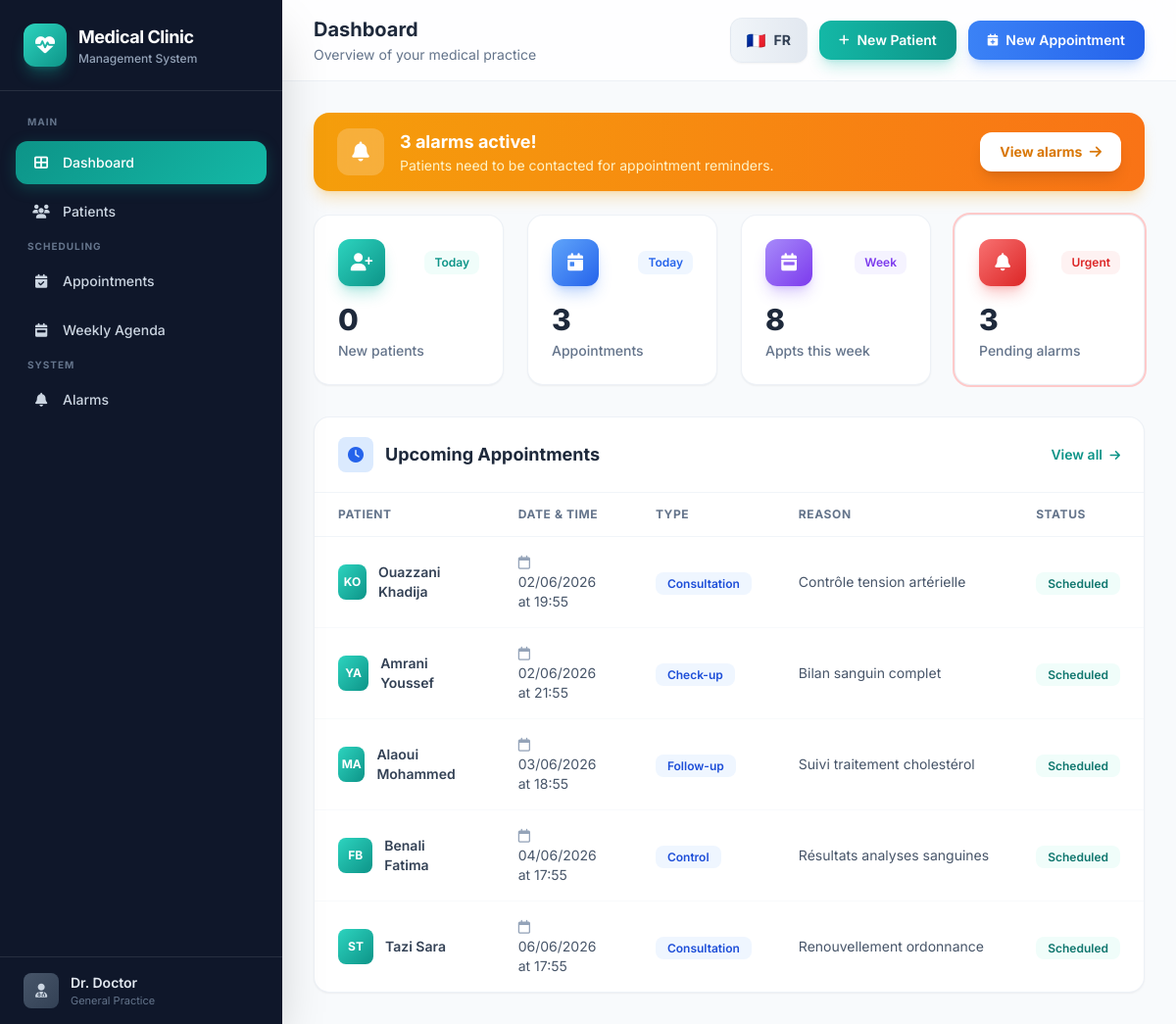
The page / on the database its author committed.
### clinic/models.py (models this page shows, shortened)
class Appointment(models.Model):
    TYPE_CHOICES = [
        ('Consultation', 'Consultation'),
        ('Check-up', 'Check-up'),
        ('Control', 'Control'),
        ('Emergency', 'Emergency'),
        ('Follow-up', 'Follow-up'),
    ]
    STATUS_CHOICES = [
        ('Scheduled', 'Scheduled'),
        ('Cancelled', 'Cancelled'),
        ('Completed', 'Completed'),
    ]
    objects = AppointmentManager()
    patient = models.ForeignKey(
        Patient,
        on_delete=models.CASCADE,
        related_name='appointments',
        verbose_name="Patient",
    )
    date_time = models.DateTimeField("Date and time")
    type = models.CharField(
        "Appointment type",
        max_length=20,
        choices=TYPE_CHOICES,
        default='Consultation',
    )
    reason = models.TextField("Reason")
    status = models.CharField(
        "Status",
        max_length=20,
        choices=STATUS_CHOICES,
        default='Scheduled',
    )
    contacted_for_reminder = models.BooleanField(
        "Contacted for reminder",
        default=False,
    )
    class Meta:
        verbose_name = "Appointment"
        verbose_name_plural = "Appointments"
        ordering = ['date_time']

class Patient(models.Model):
    BLOOD_GROUP_CHOICES = [
        ('A+', 'A+'),
        ('A-', 'A-'),
        ('B+', 'B+'),
        ('B-', 'B-'),
        ('AB+', 'AB+'),
        ('AB-', 'AB-'),
        ('O+', 'O+'),
        ('O-', 'O-'),
    ]
    first_name = models.CharField("First name", max_length=100)
    last_name = models.CharField("Last name", max_length=100)
    date_of_birth = models.DateField("Date of birth")
    cin = models.CharField("CIN", max_length=20, blank=True, null=True)
    phone = models.CharField("Phone", max_length=20)
    email = models.EmailField("Email", blank=True, null=True)
    address = models.TextField("Address", blank=True, null=True)
    city = models.CharField("City", max_length=100, blank=True, null=True)
    blood_group = models.CharField(
        "Blood group",
        max_length=5,
        choices=BLOOD_GROUP_CHOICES,
        blank=True,
        null=True,
    )
    allergies = models.TextField("Allergies", blank=True)
    chronic_diseases = models.TextField("Chronic diseases", blank=True)
    created_at = models.DateTimeField("Created at", auto_now_add=True)
    class Meta:
        verbose_name = "Patient"
        verbose_name_plural = "Patients"
        ordering = ['-created_at']
    @property
    def full_name(self):
        return f"{self.last_name} {self.first_name}"

### clinic/views.py (the view)
# urls.py: path('', views.dashboard, name='dashboard'),
def dashboard(request):
    today = timezone.localdate()
    start_of_week = today - timedelta(days=today.weekday())
    end_of_week = start_of_week + timedelta(days=6)
    total_patients_today = Patient.objects.filter(
        created_at__date=today,
    ).count()
    total_appointments_today = Appointment.objects.filter(
        date_time__date=today,
    ).count()
    total_appointments_week = Appointment.objects.filter(
        date_time__date__gte=start_of_week,
        date_time__date__lte=end_of_week,
    ).count()
    pending_alarms = Appointment.objects.get_pending_alarms()
    alarm_count = pending_alarms.count()
    upcoming_appointments = Appointment.objects.filter(
        date_time__gte=timezone.now(),
        status='Scheduled',
    ).select_related('patient')[:10]
    context = {
        'total_patients_today': total_patients_today,
        'total_appointments_today': total_appointments_today,
        'total_appointments_week': total_appointments_week,
        'alarm_count': alarm_count,
        'upcoming_appointments': upcoming_appointments,
    }
    return render(request, 'clinic/dashboard.html', context)

### clinic/models.py (called while the page is built)
    def get_pending_alarms(self):
        now = timezone.now()
        limit_date = timezone.localdate() + timezone.timedelta(days=2)
        return self.filter(
            date_time__gte=now,
            date_time__date__lte=limit_date,
            contacted_for_reminder=False,
            status='Scheduled',
        ).select_related('patient')

### clinic/templates/clinic/dashboard.html (shortened to what this page needs)
{% extends "clinic/base.html" %}
{% load i18n %}
{% block page_title %}{% trans "Dashboard" %}{% endblock %}
{% block page_subtitle %}{% trans "Overview of your medical practice" %}{% endblock %}
{% block content %}
{% if alarm_count > 0 %}
<div class="mb-6 fade-in">
    <div class="flex items-center gap-4 px-6 py-4 bg-gradient-to-r from-amber-500 to-orange-500 rounded-2xl shadow-lg shadow-amber-500/25">
        <div class="w-12 h-12 bg-white/20 backdrop-blur rounded-xl flex items-center justify-center">
            <i class="fas fa-bell text-white text-xl animate-bounce"></i>
        </div>
        <div class="flex-1">
            <h3 class="text-white font-bold text-lg">
            </h3>
            <p class="text-amber-100 text-sm">{% trans "Patients need to be contacted for appointment reminders." %}</p>
        </div>
        <a href="{% url 'alarm_list' %}" class="px-5 py-2.5 bg-white text-amber-600 rounded-xl text-sm font-bold hover:bg-amber-50 transition-all duration-200 shadow-lg">
            {% trans "View alarms" %} <i class="fas fa-arrow-right ml-1"></i>
        </a>
    </div>
</div>
{% endif %}
<div class="grid grid-cols-1 md:grid-cols-2 lg:grid-cols-4 gap-6 mb-8">
    <div class="stat-card bg-white rounded-2xl p-6 border border-slate-200/60 shadow-sm fade-in fade-in-delay-1">
        <div class="flex items-center justify-between mb-4">
            <div class="w-12 h-12 bg-gradient-to-br from-teal-400 to-teal-600 rounded-xl flex items-center justify-center shadow-lg shadow-teal-500/30">
                <i class="fas fa-user-plus text-white text-lg"></i>
            </div>
            <span class="text-xs font-semibold text-teal-600 bg-teal-50 px-2.5 py-1 rounded-lg">{% trans "Today" %}</span>
        </div>
        <p class="text-3xl font-extrabold text-slate-800">{{ total_patients_today }}</p>
        <p class="text-sm text-slate-500 mt-1 font-medium">{% trans "New patients" %}</p>
    </div>
    <div class="stat-card bg-white rounded-2xl p-6 border border-slate-200/60 shadow-sm fade-in fade-in-delay-2">
        <div class="flex items-center justify-between mb-4">
            <div class="w-12 h-12 bg-gradient-to-br from-blue-400 to-blue-600 rounded-xl flex items-center justify-center shadow-lg shadow-blue-500/30">
                <i class="fas fa-calendar-day text-white text-lg"></i>
            </div>
            <span class="text-xs font-semibold text-blue-600 bg-blue-50 px-2.5 py-1 rounded-lg">{% trans "Today" %}</span>
        </div>
        <p class="text-3xl font-extrabold text-slate-800">{{ total_appointments_today }}</p>
        <p class="text-sm text-slate-500 mt-1 font-medium">{% trans "Appointments" %}</p>
    </div>
    <div class="stat-card bg-white rounded-2xl p-6 border border-slate-200/60 shadow-sm fade-in fade-in-delay-3">
        <div class="flex items-center justify-between mb-4">
            <div class="w-12 h-12 bg-gradient-to-br from-violet-400 to-violet-600 rounded-xl flex items-center justify-center shadow-lg shadow-violet-500/30">
                <i class="fas fa-calendar-week text-white text-lg"></i>
            </div>
            <span class="text-xs font-semibold text-violet-600 bg-violet-50 px-2.5 py-1 rounded-lg">{% trans "Week" %}</span>
        </div>
        <p class="text-3xl font-extrabold text-slate-800">{{ total_appointments_week }}</p>
        <p class="text-sm text-slate-500 mt-1 font-medium">{% trans "Appts this week" %}</p>
    </div>
    <div class="stat-card bg-white rounded-2xl p-6 border border-slate-200/60 shadow-sm fade-in fade-in-delay-4 {% if alarm_count > 0 %}ring-2 ring-red-200{% endif %}">
        <div class="flex items-center justify-between mb-4">
            <div class="w-12 h-12 bg-gradient-to-br {% if alarm_count > 0 %}from-red-400 to-red-600 shadow-red-500/30{% else %}from-emerald-400 to-emerald-600 shadow-emerald-500/30{% endif %} rounded-xl flex items-center justify-center shadow-lg">
                <i class="fas fa-bell text-white text-lg {% if alarm_count > 0 %}animate-bounce{% endif %}"></i>
            </div>
            {% if alarm_count > 0 %}
                <span class="text-xs font-semibold text-red-600 bg-red-50 px-2.5 py-1 rounded-lg animate-pulse">{% trans "Urgent" %}</span>
            {% else %}
                <span class="text-xs font-semibold text-emerald-600 bg-emerald-50 px-2.5 py-1 rounded-lg">{% trans "OK" %}</span>
            {% endif %}
        </div>
        <p class="text-3xl font-extrabold text-slate-800">{{ alarm_count }}</p>
        <p class="text-sm text-slate-500 mt-1 font-medium">{% trans "Pending alarms" %}</p>
    </div>
</div>
<div class="bg-white rounded-2xl border border-slate-200/60 shadow-sm fade-in">
    <div class="px-6 py-5 border-b border-slate-100 flex items-center justify-between">
        <div class="flex items-center gap-3">
            <div class="w-9 h-9 bg-medical-100 rounded-lg flex items-center justify-center">
                <i class="fas fa-clock text-medical-600"></i>
            </div>
            <h3 class="text-lg font-bold text-slate-800">{% trans "Upcoming Appointments" %}</h3>
        </div>
        <a href="{% url 'appointment_list' %}" class="text-sm font-semibold text-teal-600 hover:text-teal-700 transition-colors">
            {% trans "View all" %} <i class="fas fa-arrow-right ml-1 text-xs"></i>
        </a>
    </div>
    {% if upcoming_appointments %}
    <div class="overflow-x-auto">
        <table class="w-full">
            <thead>
                <tr class="border-b border-slate-100">
                    <th class="px-6 py-3.5 text-left text-xs font-bold text-slate-500 uppercase tracking-wider">{% trans "Patient" %}</th>
                    <th class="px-6 py-3.5 text-left text-xs font-bold text-slate-500 uppercase tracking-wider">{% trans "Date & Time" %}</th>
                    <th class="px-6 py-3.5 text-left text-xs font-bold text-slate-500 uppercase tracking-wider">{% trans "Type" %}</th>
                    <th class="px-6 py-3.5 text-left text-xs font-bold text-slate-500 uppercase tracking-wider">{% trans "Reason" %}</th>
                    <th class="px-6 py-3.5 text-left text-xs font-bold text-slate-500 uppercase tracking-wider">{% trans "Status" %}</th>
                </tr>
            </thead>
            <tbody class="divide-y divide-slate-50">
                {% for rdv in upcoming_appointments %}
                <tr class="table-row">
                    <td class="px-6 py-4">
                        <div class="flex items-center gap-3">
                            <div class="w-9 h-9 bg-gradient-to-br from-teal-400 to-teal-600 rounded-lg flex items-center justify-center text-white text-xs font-bold">
                                {{ rdv.patient.first_name|first }}{{ rdv.patient.last_name|first }}
                            </div>
                            <span class="text-sm font-semibold text-slate-700">{{ rdv.patient.full_name }}</span>
                        </div>
                    </td>
                    <td class="px-6 py-4 text-sm text-slate-600">
                        <i class="far fa-calendar text-slate-400 mr-1"></i>
                        {{ rdv.date_time|date:"d/m/Y" }} {% trans "at" %} {{ rdv.date_time|time:"H:i" }}
                    </td>
                    <td class="px-6 py-4">
                        <span class="px-3 py-1 bg-blue-50 text-blue-700 rounded-lg text-xs font-semibold">{{ rdv.type }}</span>
                    </td>
                    <td class="px-6 py-4 text-sm text-slate-600 max-w-xs truncate">{{ rdv.reason }}</td>
                    <td class="px-6 py-4">
                        <span class="px-3 py-1 bg-teal-50 text-teal-700 rounded-lg text-xs font-semibold">{{ rdv.status }}</span>
                    </td>
                </tr>
                {% endfor %}
            </tbody>
        </table>
    </div>
    {% endif %}
</div>
{% endblock %}

### clinic/templates/clinic/base.html (style rules this page uses)
* { font-family: 'Inter', system-ui, sans-serif; }
.stat-card { transition: all 0.3s cubic-bezier(0.4, 0, 0.2, 1); }
.table-row { transition: background-color 0.15s ease; }
.fade-in { animation: fadeInUp 0.5s ease forwards; }
.fade-in-delay-1 { animation-delay: 0.1s; opacity: 0; }
.fade-in-delay-2 { animation-delay: 0.2s; opacity: 0; }
.fade-in-delay-3 { animation-delay: 0.3s; opacity: 0; }
.fade-in-delay-4 { animation-delay: 0.4s; opacity: 0; }

### rows shown on the page
Appointment: patient.first_name|first "K", patient.last_name|first "O", patient.full_name "Ouazzani Khadija", date_time "02/06/2026", date_time "19:55", type "Consultation", reason "Contrôle tension artérielle", status "Scheduled"
Appointment: patient.first_name|first "Y", patient.last_name|first "A", patient.full_name "Amrani Youssef", date_time "02/06/2026", date_time "21:55", type "Check-up", reason "Bilan sanguin complet", status "Scheduled"
Appointment: patient.first_name|first "M", patient.last_name|first "A", patient.full_name "Alaoui Mohammed", date_time "03/06/2026", date_time "18:55", type "Follow-up", reason "Suivi traitement cholestérol", status "Scheduled"
Appointment: patient.first_name|first "F", patient.last_name|first "B", patient.full_name "Benali Fatima", date_time "04/06/2026", date_time "17:55", type "Control", reason "Résultats analyses sanguines", status "Scheduled"
Appointment: patient.first_name|first "S", patient.last_name|first "T", patient.full_name "Tazi Sara", date_time "06/06/2026", date_time "17:55", type "Consultation", reason "Renouvellement ordonnance", status "Scheduled"

### other values the page prints
{{ total_patients_today }} "0"
{{ total_appointments_today }} "3"
{{ total_appointments_week }} "8"
{{ alarm_count }} "3"
